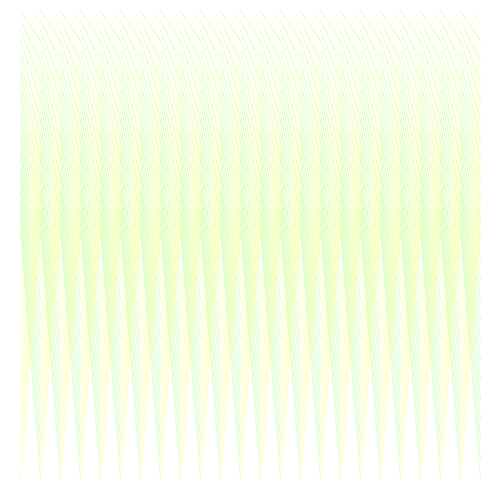
Frame 1 (no input)
Frame 60 (the mouse pressed at the canvas centre just before this capture): identical to frame 1, image omitted
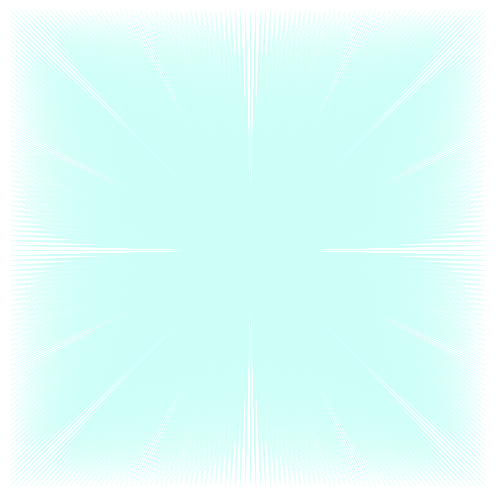
Frame 120 (the mouse held since frame 60 and released just before this capture)

The Processing sketch that drew these frames (run headless with seeded random() and noise(); from frame 60 on, the mouse is pressed at the canvas centre):

// Processing sketch: processing_187381
// ── processing_187381.pde

int option;

void setup(){
  size(500,500);
  strokeWeight(.5);
}

void draw(){
  background(255);
if (option == 0){
 for(int j = 20; j < height - 20; j = j + 20) {
   for(int i = 20; i <width - 20; i = i + 20) {
     stroke(195,255,173);
     line(i,j/2,i+20,j+20);
     stroke(255,255,154);
     line(i,j+20,i+20,j/2);
  }
 }
}

if (option == 1){
  for(int i = 10; i <width - 10; i = i + 5) {
    for(int j = 10; j <width - 10; j = j + 5){
      stroke(205,255,248);
      line(i,j,width/2,height/2);
    }
  }
 }

if (option == 2){
 for(int i = 20; i <width - 20; i = i + 20) {
  for(int j = 20; j <width - 20; j = j + 20){
    fill(i/2,j,20,10);
    ellipse (i,j,200,80);
    }
  }
}

}
 void mousePressed() {
   option = option + 1;
   option = option%3;
   println(option);
 }
